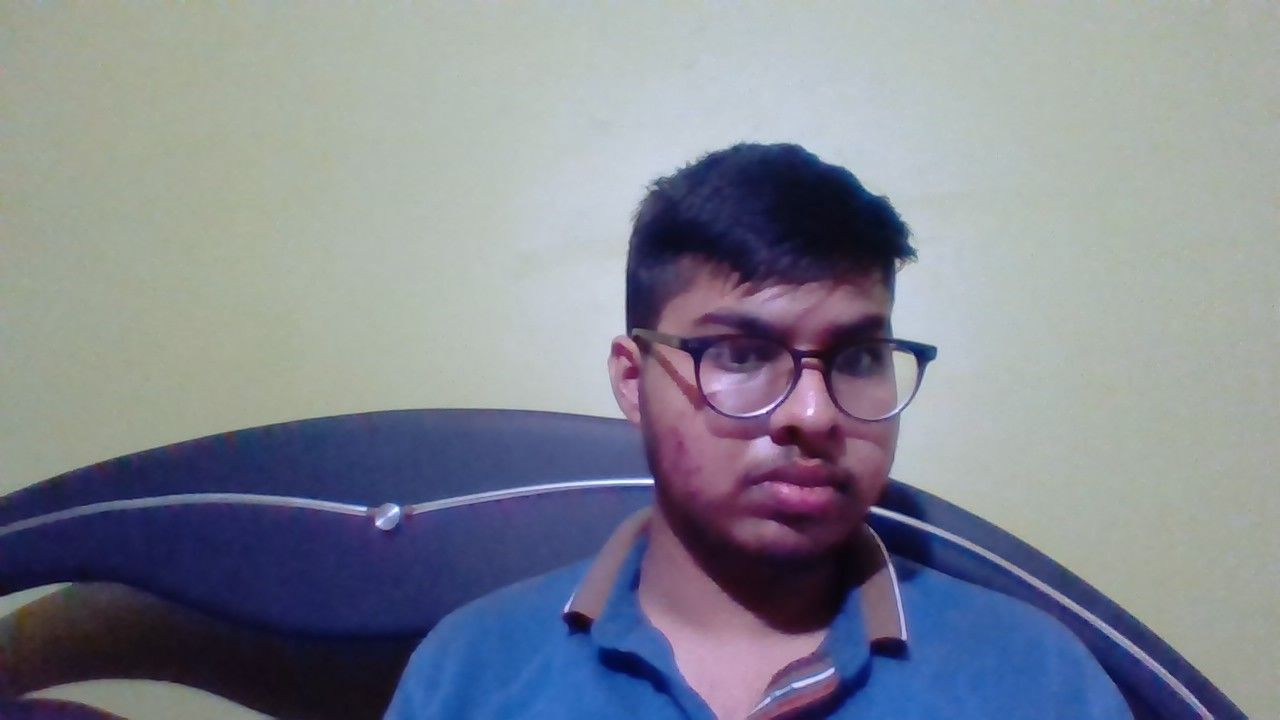
#> input picture image/manik/m2.jpg, 1280 x 720 px, found by its file name
$ python opencv.py
#> lines starting #> are read from the running program, lines starting #| are printed output that depends on the picture; after the words box and inside, x2 and y2 are one past the last pixel; in counts of white or black regions, pixels touching at a corner belong together
import cv2

face_cascade=cv2.CascadeClassifier("haarcascade_frontalface_default.xml")

img =cv2.imread("m2.jpg")
#> img is the input picture: shape (720, 1280, 3); mean B, G, R 146.1, 134, 129.9

#converting to grayimage
gray_img=cv2.cvtColor(img,cv2.COLOR_BGR2GRAY)
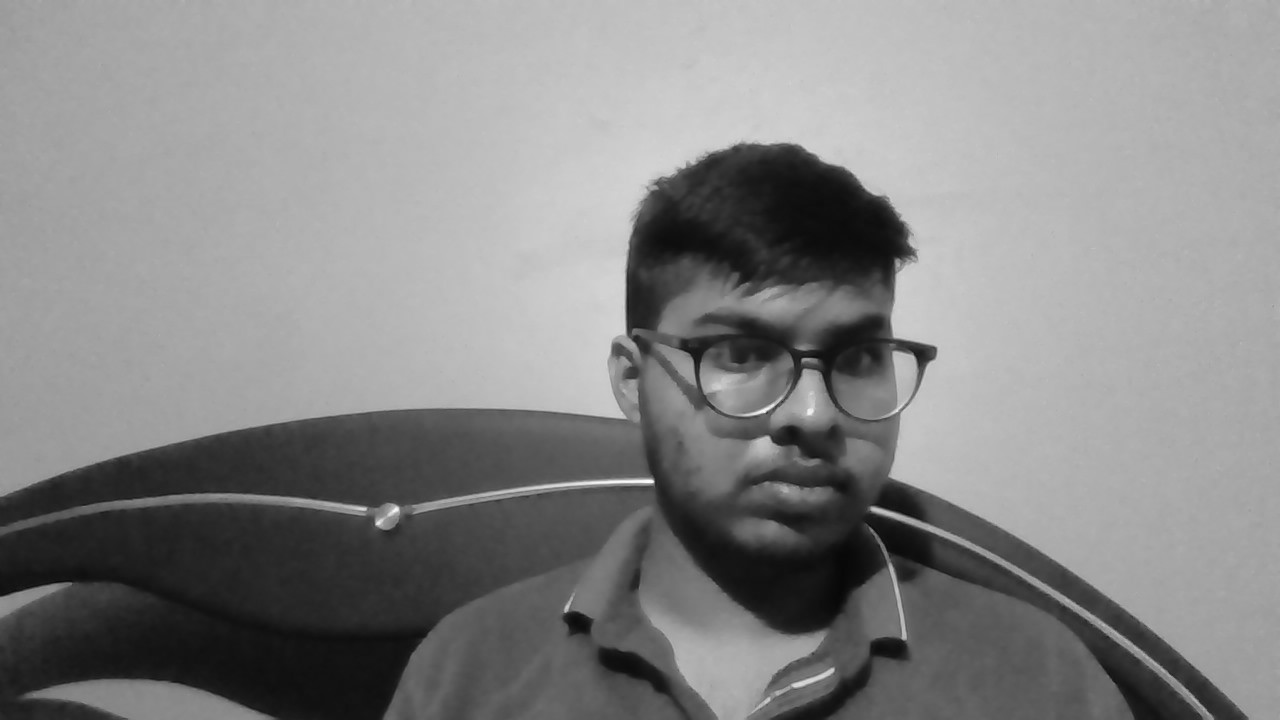
#> gray_img: shape (720, 1280); min 7, max 253, mean 134.2

#face coordinates
faces=face_cascade.detectMultiScale(gray_img,scaleFactor=1.1,minNeighbors=5)
#> faces = [[645, 230, 321, 321]]

#froming rectangular_face
for x,y,w,h in faces:
	img=cv2.rectangle(img,(x,y),(x+w,y+h),(255,0,0),3)
#> this loop made 1 pass
#> pass 1, `img=cv2.rectangle(img,(x,y),(x+w,y+h),(255,0,0),3)`:
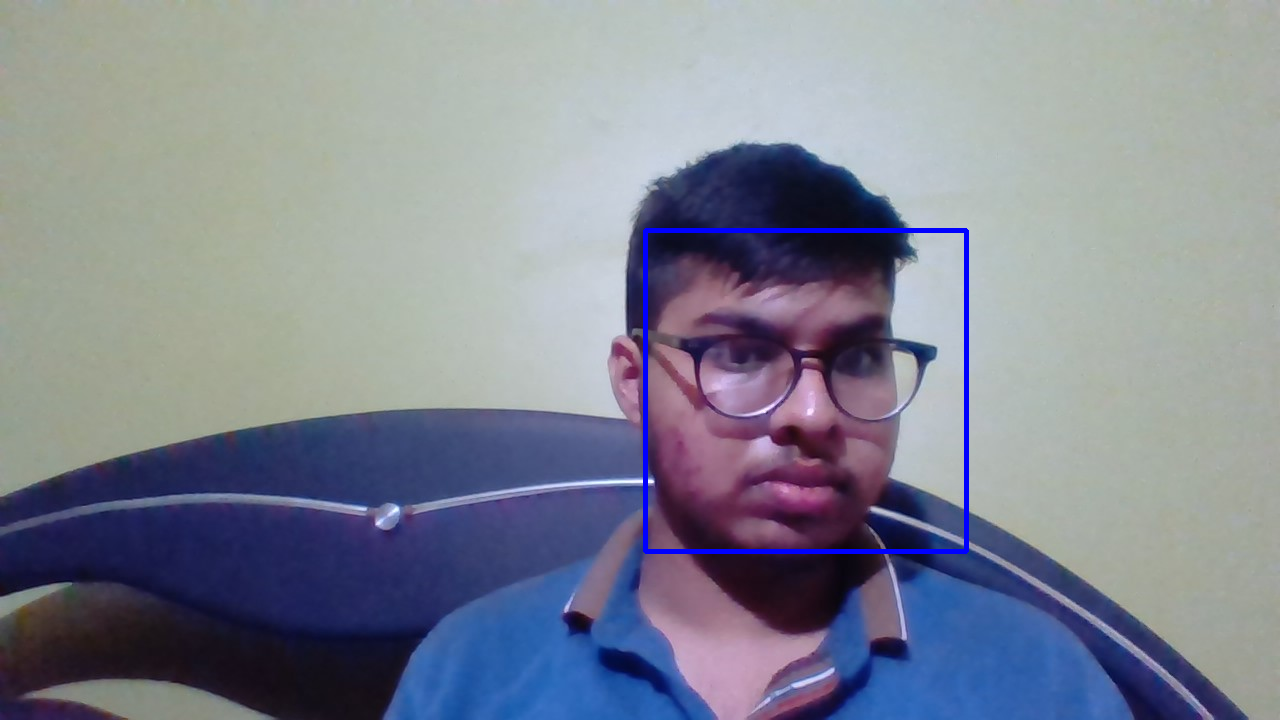
#> img: shape (720, 1280, 3); 0.7% of pixels changed, all inside (x1, y1, x2, y2) = (643, 228, 969, 554)


#resized=cv2.resize(img,(int(img.shape[1]/2),int(img.shape[0]/2)))
cv2.imshow("gray",img)
cv2.waitKey(20000)
cv2.destroyAllWindows()

$ run again, with image/manik/m6.jpg copied over image/manik/m2.jpg
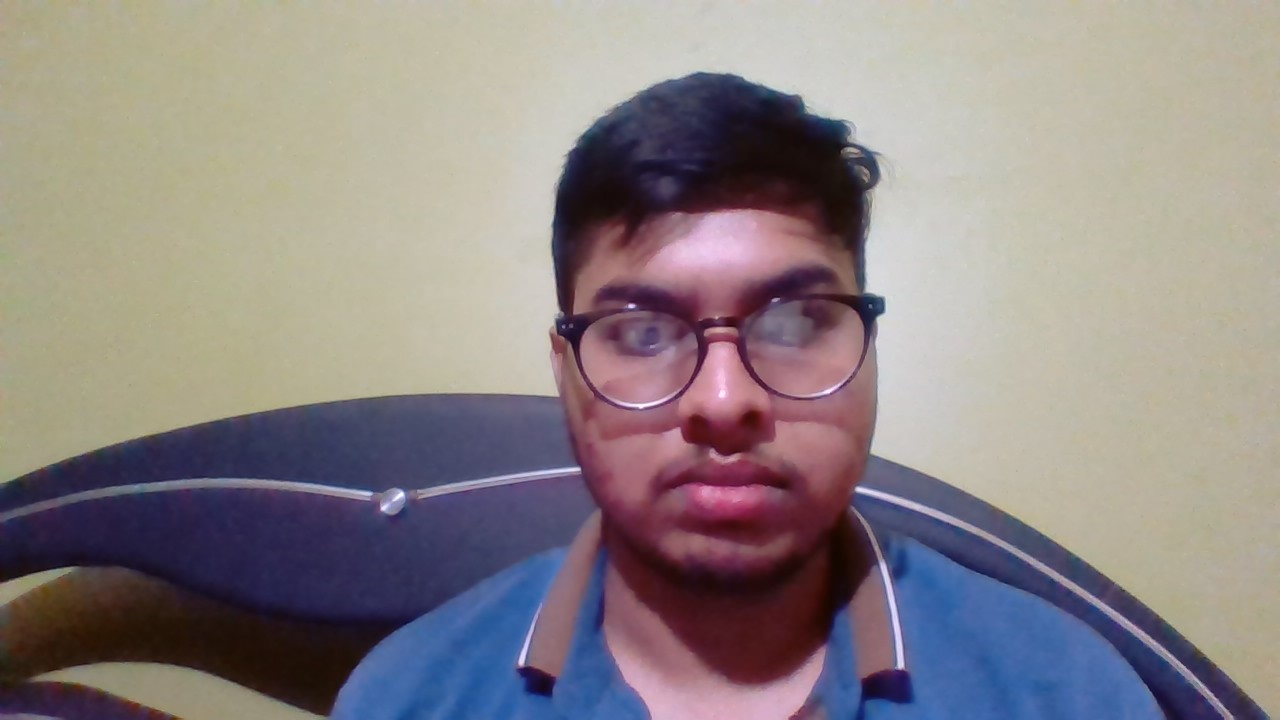
#> input picture image/manik/m6.jpg, 1280 x 720 px, found by its file name
#> img is the input picture: shape (720, 1280, 3); mean B, G, R 133.1, 132.4, 141.2
#> `gray_img=cv2.cvtColor(img,cv2.COLOR_BGR2GRAY)`:
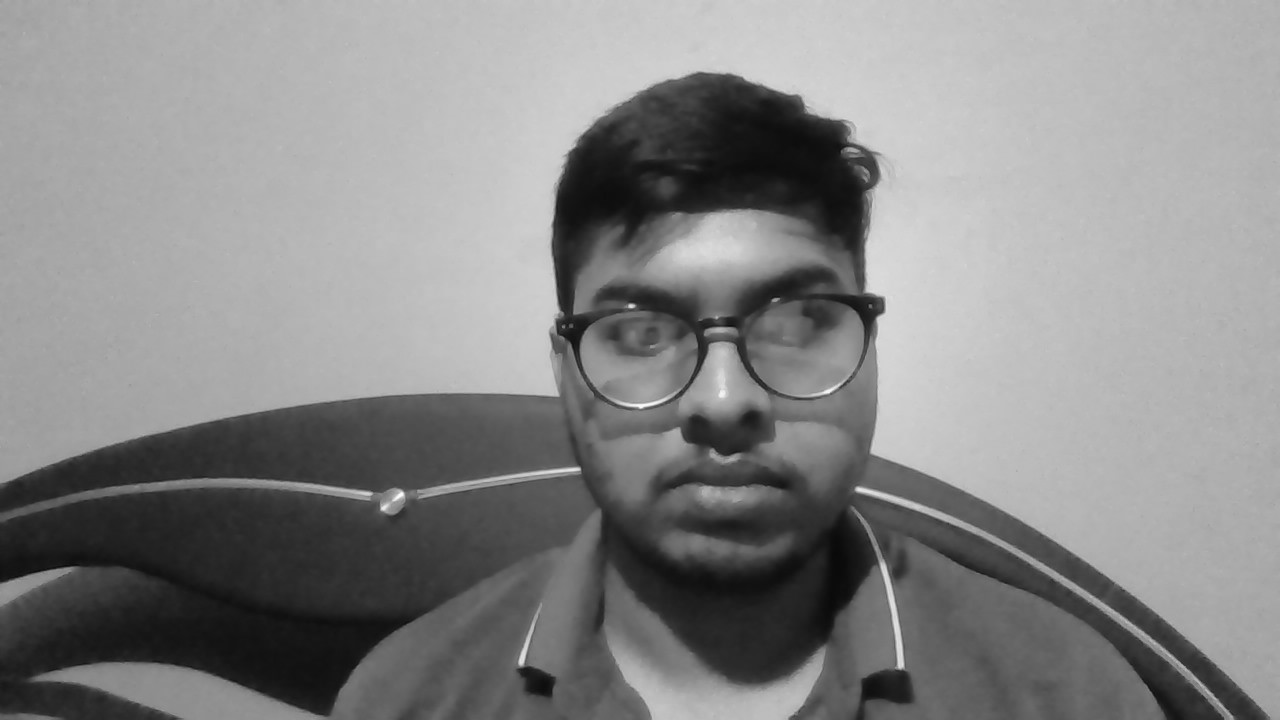
#> gray_img: shape (720, 1280); min 9, max 252, mean 135.1
#> faces = [[522, 159, 410, 410]]
#> the loop `for x,y,w,h in faces:` made 1 pass
#> pass 1, `img=cv2.rectangle(img,(x,y),(x+w,y+h),(255,0,0),3)`:
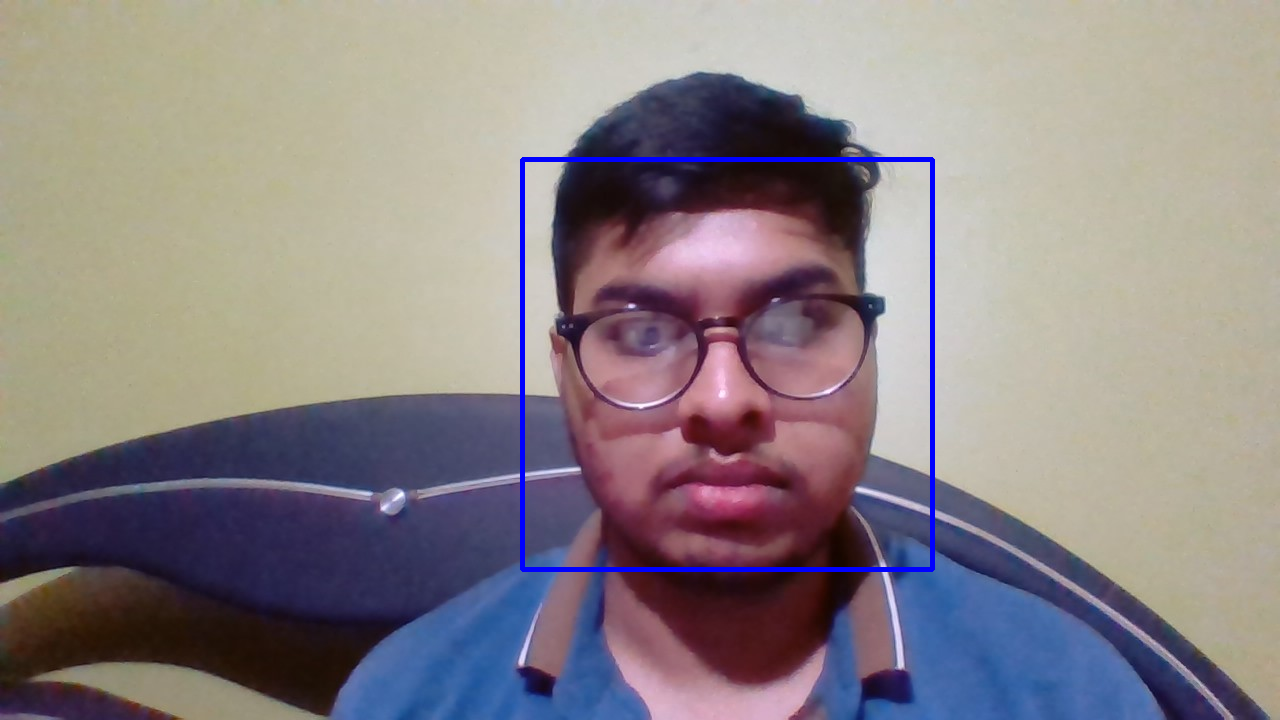
#> img: shape (720, 1280, 3); 0.89% of pixels changed, all inside (x1, y1, x2, y2) = (520, 157, 935, 572)
